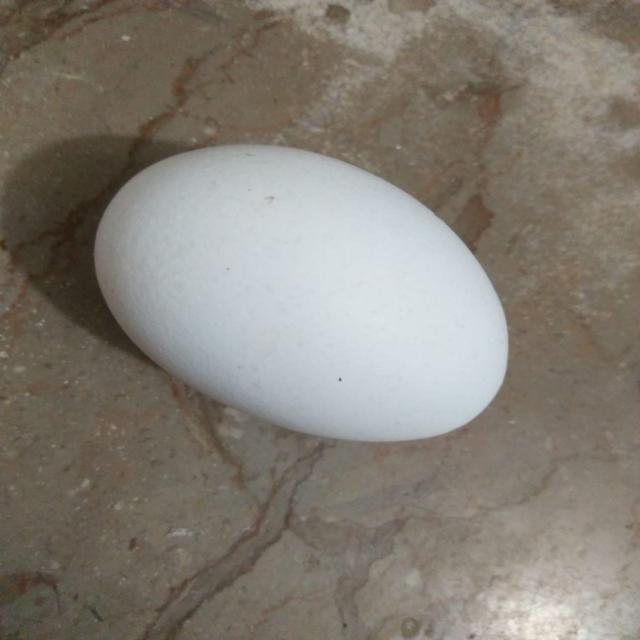
#> input picture data/egg.v1i.folder/test/egg/not_damaged_101_jpg.rf.479d12a2b41a5ec6d718dcdabd14b0c9.jpg, 640 x 640 px
$ python -i classical_segment_baseline.py   (imports and definitions only)
#> lines starting #> are read from the running program, lines starting #| are printed output that depends on the picture; after the words box and inside, x2 and y2 are one past the last pixel; in counts of white or black regions, pixels touching at a corner belong together
#> further down, picture is the input picture: shape (640, 640, 3); mean B, G, R 117.3, 126.4, 132.2
import argparse, csv, json
from pathlib import Path
import cv2
import numpy as np

def fill_holes(mask):
    h, w = mask.shape
    flood = mask.copy()
    floodfill = np.zeros((h+2, w+2), np.uint8)
    cv2.floodFill(flood, floodfill, (0,0), 255)
    holes = cv2.bitwise_not(flood)
    return cv2.bitwise_or(mask, holes)

def segment(image):
    """Starter classical baseline. Tune parameters on dev only."""
    h, w = image.shape[:2]
#> h = 640; w = 640
    # Combine Otsu cues from LAB chroma and HSV saturation.
    lab = cv2.cvtColor(image, cv2.COLOR_BGR2LAB)
#> lab: shape (640, 640, 3); mean of channels 0, 1, 2 134.5, 128.8, 134.1
    hsv = cv2.cvtColor(image, cv2.COLOR_BGR2HSV)
#> hsv: shape (640, 640, 3); mean H, S, V 35, 43.4, 134.6
    L, A, B = cv2.split(lab)
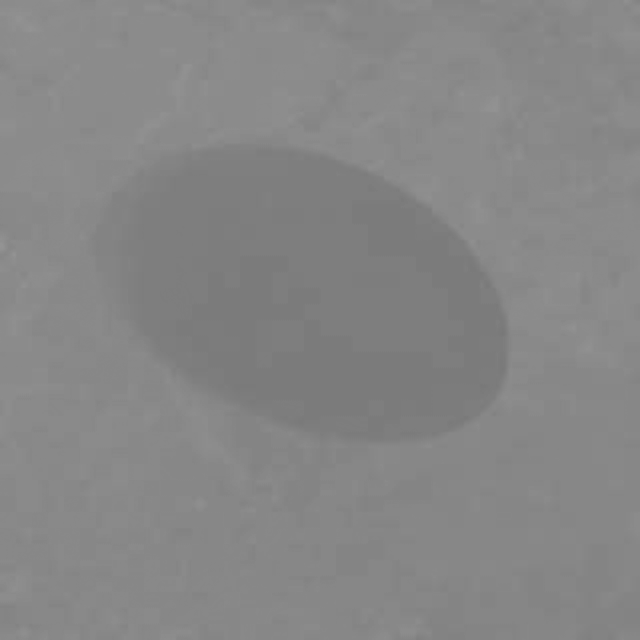
#> B: shape (640, 640); min 120, max 148, mean 134.1
    H, S, V = cv2.split(hsv)
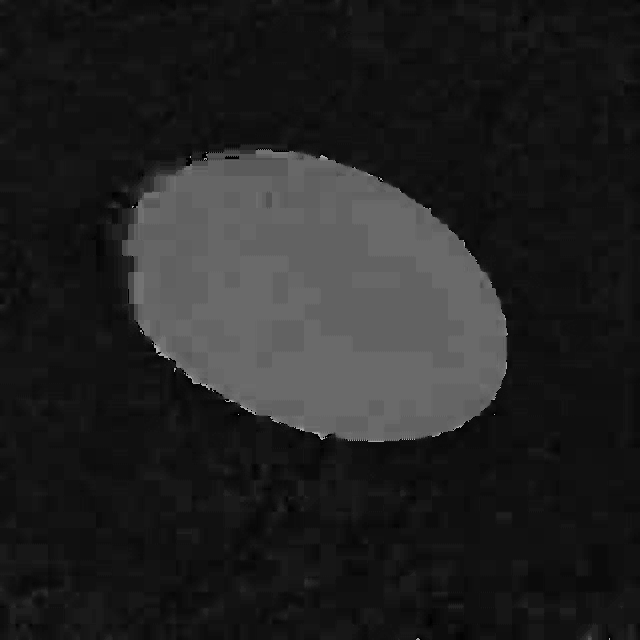
#> H: shape (640, 640); min 0, max 177, mean 35

    # Otsu on chroma distance from neutral; egg appearance varies, so this is a baseline.
    chroma = cv2.absdiff(A, np.full_like(A, 128))
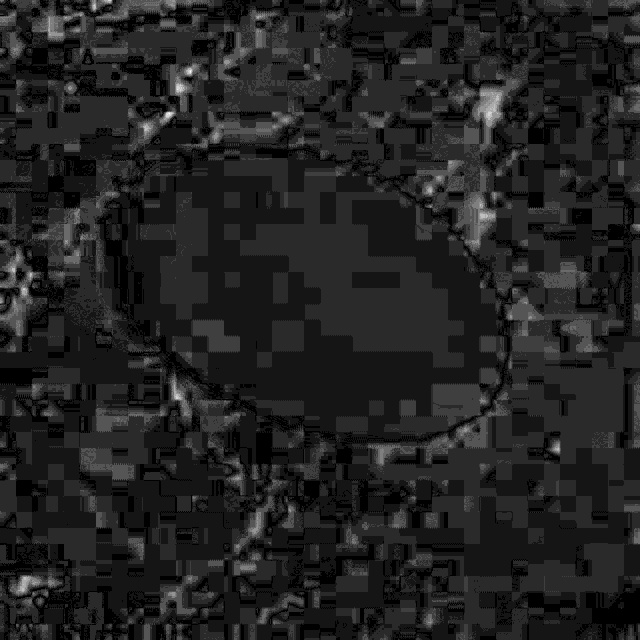
#> chroma: shape (640, 640); min 0, max 12, mean 1.59; drawn with min black and max white
    _, chroma_mask = cv2.threshold(chroma, 0, 255, cv2.THRESH_BINARY + cv2.THRESH_OTSU)
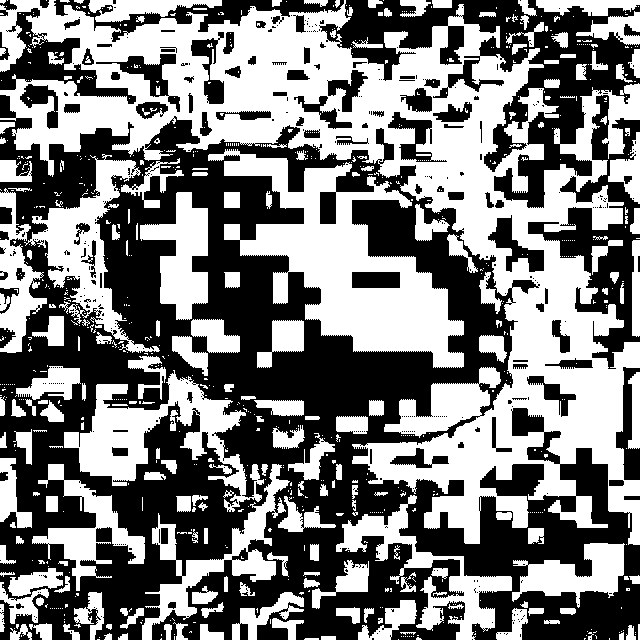
#> chroma_mask: shape (640, 640); 48.9% white; 802 white regions (588 under 20 px), largest, box (x1, y1, x2, y2) and area: (0, 0, 640, 545) 96221, (208, 149, 464, 368) 20935, (64, 370, 264, 512) 8959
    _, sat_mask = cv2.threshold(S, 0, 255, cv2.THRESH_BINARY + cv2.THRESH_OTSU)
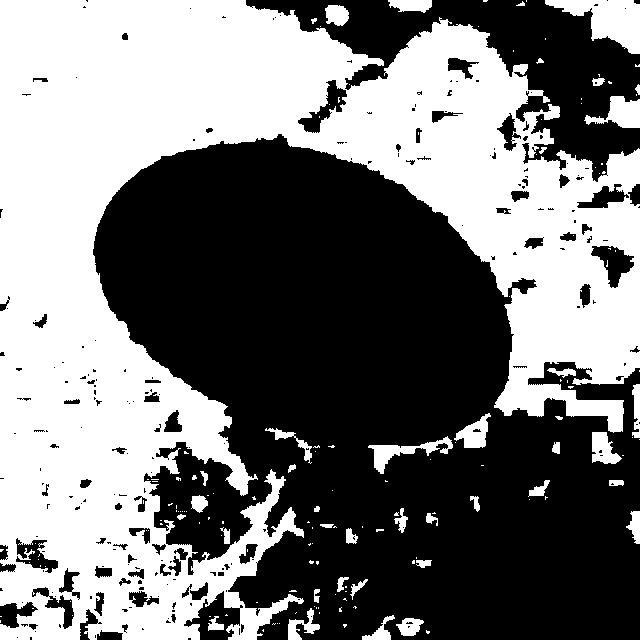
#> sat_mask: shape (640, 640); 47.3% white; 159 white regions (118 under 20 px), largest, box (x1, y1, x2, y2) and area: (0, 0, 640, 640) 182521, (545, 0, 640, 54) 2617, (584, 96, 640, 128) 976
    # Eggs are often low saturation; retain low-S pixels and chromatic candidates.
    low_sat = cv2.bitwise_not(sat_mask)
    candidate = cv2.bitwise_or(low_sat, chroma_mask)
#> candidate: shape (640, 640); 80.9% white; 547 black regions (367 under 20 px), largest, box (x1, y1, x2, y2) and area: (0, 95, 200, 640) 36619, (528, 152, 640, 369) 6238, (0, 8, 136, 104) 3606

    # Smooth noise and close small gaps.
    k = max(3, (min(h, w) // 80) | 1)
#> k = 9
    kernel = cv2.getStructuringElement(cv2.MORPH_ELLIPSE, (k, k))
    candidate = cv2.morphologyEx(candidate, cv2.MORPH_OPEN, kernel)
#> candidate: shape (640, 640); 75.6% white; 175 black regions (93 under 20 px), largest, box (x1, y1, x2, y2) and area: (0, 0, 272, 640) 67344, (480, 83, 640, 369) 13009, (317, 26, 447, 185) 4646
    candidate = cv2.morphologyEx(candidate, cv2.MORPH_CLOSE, kernel, iterations=2)
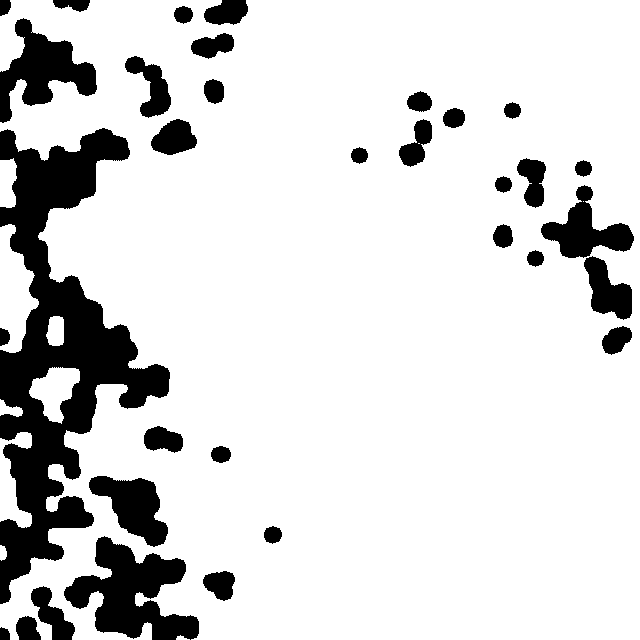
#> candidate: shape (640, 640); 84.7% white; 33 black regions

    contours, _ = cv2.findContours(candidate, cv2.RETR_EXTERNAL, cv2.CHAIN_APPROX_SIMPLE)
#> contours = 9 contours; largest, box (x1, y1, x2, y2) and area: (0, 0, 640, 640) 355187, (0, 224, 39, 353) 2852, (29, 367, 80, 424) 1553, (0, 432, 32, 528) 1378, (0, 158, 17, 208) 659
    if not contours:
        # Fallback: use a central ellipse prior when no useful contour is found.
        mask = np.zeros((h,w), np.uint8)
        cv2.ellipse(mask, (w//2,h//2), (max(1,w//4),max(1,h//4)), 0, 0, 360, 255, -1)
        return mask

    # Prefer large, reasonably egg-like contour, not necessarily just largest if frame has clutter.
    contours = sorted(contours, key=cv2.contourArea, reverse=True)
    chosen = contours[0]
#> chosen = contour of 1553 points, box (x1, y1, x2, y2) (0, 0, 640, 640), area 355187
    mask = np.zeros((h,w), np.uint8)
    cv2.drawContours(mask, [chosen], -1, 255, thickness=cv2.FILLED)
#> mask: shape (640, 640); 87.2% white; 9 black regions, largest, box (x1, y1, x2, y2) and area: (0, 128, 170, 604) 37556, (64, 536, 199, 640) 7192, (0, 18, 97, 123) 4506
    mask = fill_holes(mask)
#> in fill_holes, `return cv2.bitwise_or(mask, holes)`:
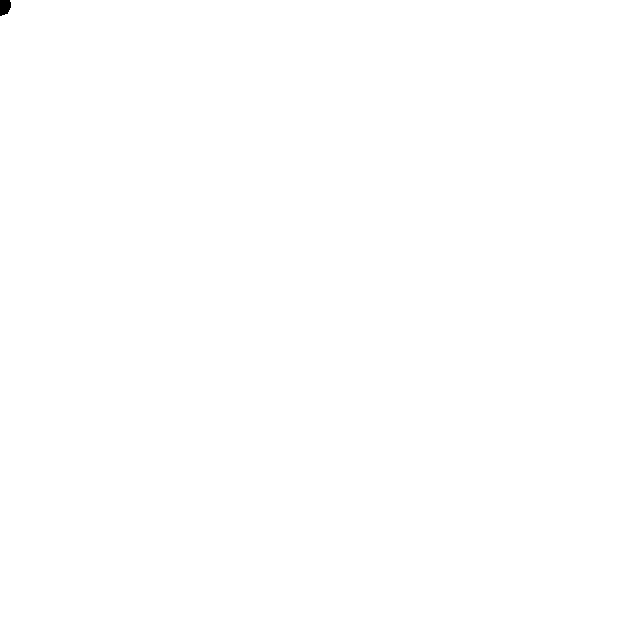
#> returned value: shape (640, 640); 100% white; 1 black region, box (x1, y1, x2, y2) and area: (0, 0, 11, 16) 147
    return mask

# [54 lines left out: function main, not called in this run]

# [2 lines not run here, left out]

>>> import cv2
>>> picture = cv2.imread('../data/egg.v1i.folder/test/egg/not_damaged_101_jpg.rf.479d12a2b41a5ec6d718dcdabd14b0c9.jpg')
>>> result = segment(picture)

$ run again, on data/egg.v1i.folder/test/egg/not_damaged_153_jpg.rf.ea842e70f08e63e69bbcc74f1bc143a8.jpg
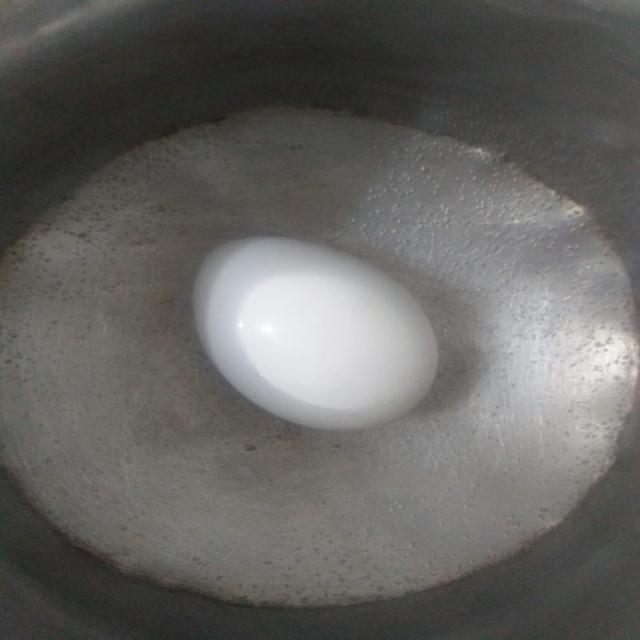
#> input picture data/egg.v1i.folder/test/egg/not_damaged_153_jpg.rf.ea842e70f08e63e69bbcc74f1bc143a8.jpg, 640 x 640 px
#> picture is the input picture: shape (640, 640, 3); mean B, G, R 97.5, 100, 101.1
#> lab: shape (640, 640, 3); mean of channels 0, 1, 2 106.4, 127.9, 129.6
#> hsv: shape (640, 640, 3); mean H, S, V 38.8, 14.8, 101.9
#> in segment, `_, chroma_mask = cv2.threshold(chroma, 0, 255, cv2.THRESH_BINARY + cv2..`:
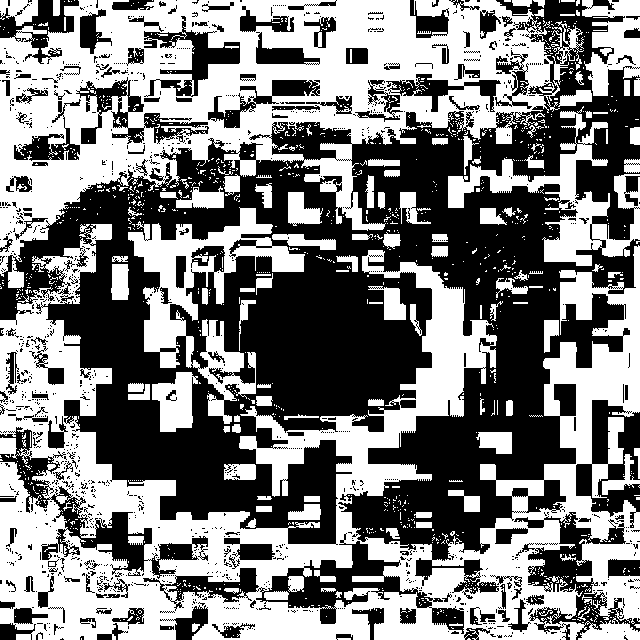
#> chroma_mask: shape (640, 640); 49.9% white; 1122 white regions (993 under 20 px), largest, box (x1, y1, x2, y2) and area: (0, 224, 640, 640) 95209, (0, 0, 584, 288) 65751, (128, 207, 305, 424) 11064
#> sat_mask: shape (640, 640); 38.8% white; 380 white regions (228 under 20 px), largest, box (x1, y1, x2, y2) and area: (0, 0, 432, 545) 103968, (0, 442, 417, 640) 23798, (414, 448, 640, 598) 7699
#> contours = 3 contours; box (x1, y1, x2, y2) and area: (0, 0, 640, 640) 362516, (111, 264, 129, 300) 518, (8, 271, 24, 289) 212
#> chosen = contour of 1401 points, box (x1, y1, x2, y2) (0, 0, 640, 640), area 362516
#> in segment, `cv2.drawContours(mask, [chosen], -1, 255, thickness=cv2.FILLED)`:
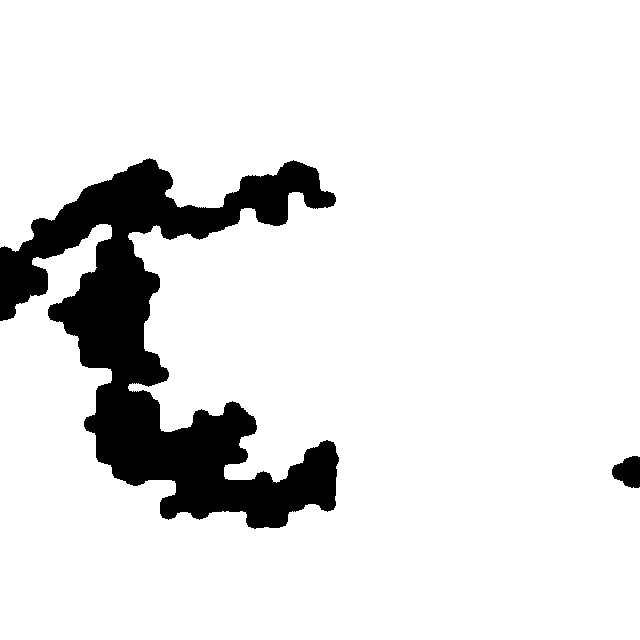
#> mask: shape (640, 640); 89.1% white; 2 black regions, box (x1, y1, x2, y2) and area: (0, 158, 339, 529) 44003, (612, 456, 640, 488) 663
